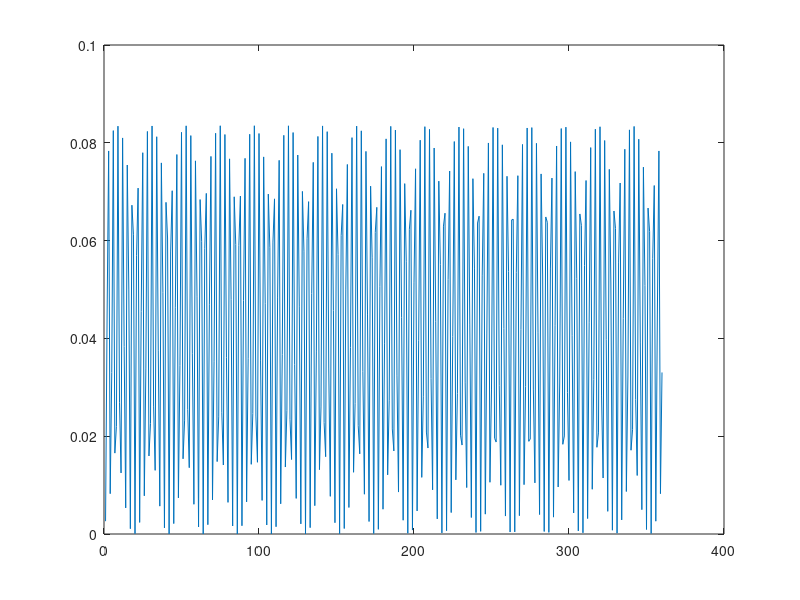

This figure's MATLAB source: (Note: this script raises an error after producing the figure.)
%Aufgabe2:Zufallsdaten

nDims = 2;
nVecs = 100;
nDataSets = 10;

DataSetMaxVarMat =[];
for i=1:nDataSets
	XdataMat = rand(nDims,nVecs);

	%plot(XdataMat(1,:),XdataMat(2,:),'x')

	meanVec = mean(XdataMat,nDims);
	XshiftDataMat = XdataMat-repmat(meanVec,1,nVecs);
	%plot(XshiftDataMat(1,:),XshiftDataMat(2,:),'xr');

	xVarMat = [];
	for alphaAngle=1:360
		RotMat = [ cos(alphaAngle), sin(alphaAngle);-sin(alphaAngle), cos(alphaAngle) ];
		XrotShiftDataMat = RotMat*XshiftDataMat;
		xVar = var(XrotShiftDataMat(:,1));
		xVarMat = [ xVarMat; alphaAngle, xVar ];
	end
	[maxVar, maxAlphaAngle] = max(xVarMat(:,2))
	DataSetMaxVarMat = [ DataSetMaxVarMat; maxAlphaAngle, maxVar];	
	plot(xVarMat(:,1),xVarMat(:,2));
	sleep(1.5);
end

plot(DataSetMaxVarMat(:,1),DataSetMaxVarMat(:,2),'xb')
